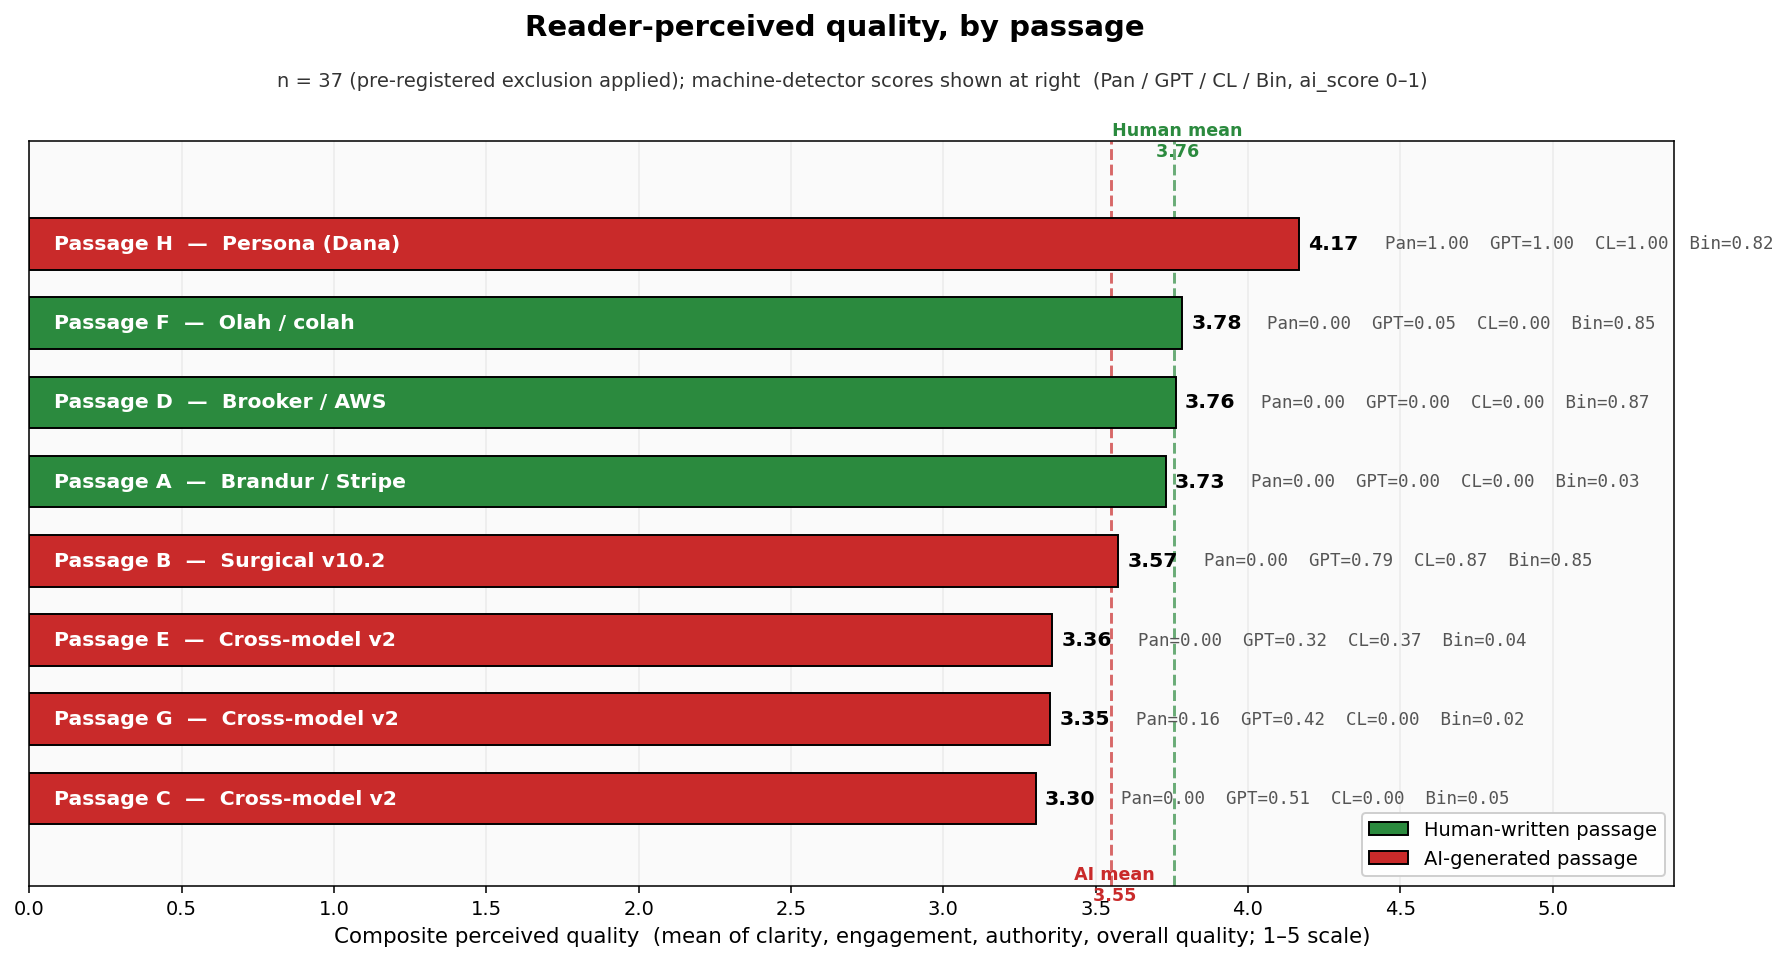

Reproduce this figure in Python.
#!/usr/bin/env python3
"""Figure 7 — Reader-perceived quality per passage (n = 37).

Horizontal bar chart of composite quality ratings across all 8 survey passages,
ordered by quality (highest → lowest), colored by ground truth (human vs AI),
with machine-detector scores annotated to the right of each bar.

Visualizes the survey's central finding: the persona-engineered AI baseline
(Passage H) rates highest quality in the study, while three of four
cross-model outputs rate lowest — with machine detector scores inverted
relative to that ordering.

Output: fig7_reader_quality_per_passage.png
"""
import json
from pathlib import Path

import matplotlib
matplotlib.use("Agg")
import matplotlib.pyplot as plt
import numpy as np

HERE = Path(__file__).resolve().parent
OUT = HERE / "fig7_reader_quality_per_passage.png"
# Release layout: paper/figures_v09/ → data/ is ../../data/
RESULTS = HERE.parent.parent / "data" / "survey_results_n33.json"

# Human-readable source labels
SOURCE_LABELS = {
    "A": "Brandur / Stripe",
    "B": "Surgical v10.2",
    "C": "Cross-model v2",
    "D": "Brooker / AWS",
    "E": "Cross-model v2",
    "F": "Olah / colah",
    "G": "Cross-model v2",
    "H": "Persona (Dana)",
}

C_HUMAN = "#2b8a3e"
C_AI    = "#c92a2a"


def main():
    data = json.loads(RESULTS.read_text())
    rows = data["sections"]["J_quality_correlations"]["per_passage_table"]
    n_filtered = data["meta"]["n_kept"]

    # Sort by composite quality descending
    rows = sorted(rows, key=lambda r: r["composite_quality_mean"] or 0, reverse=True)

    passages = [r["passage"] for r in rows]
    truths = [r["truth"] for r in rows]
    sources = [SOURCE_LABELS[r["passage"]] for r in rows]
    quality = [r["composite_quality_mean"] for r in rows]
    colors = [C_HUMAN if t == "human" else C_AI for t in truths]

    # Detector score summary per row (best and worst)
    detector_lines = []
    for r in rows:
        scores = {
            "Pan": r.get("pangram_api"),
            "GPT": r.get("gptzero_api"),
            "CL":  r.get("copyleaks_api"),
            "Bin": r.get("binoculars"),
        }
        # Compact string: mean score, or flag if all high
        parts = []
        for name, v in scores.items():
            if v is None:
                continue
            parts.append(f"{name}={v:.2f}")
        detector_lines.append("  ".join(parts))

    # ---- Figure ----
    fig, ax = plt.subplots(figsize=(12.5, 7), dpi=140)

    y_pos = np.arange(len(rows))[::-1]   # highest quality at top
    bars = ax.barh(y_pos, quality, color=colors, edgecolor="black",
                   linewidth=1.0, height=0.65, zorder=3)

    # Reference line: human baseline mean (across 3 human passages)
    human_mean = np.mean([q for q, t in zip(quality, truths) if t == "human"])
    ai_mean    = np.mean([q for q, t in zip(quality, truths) if t == "ai"])
    ax.axvline(human_mean, color=C_HUMAN, linestyle="--", linewidth=1.5, alpha=0.7, zorder=2)
    ax.axvline(ai_mean,    color=C_AI,    linestyle="--", linewidth=1.5, alpha=0.7, zorder=2)

    # Annotate reference lines
    ax.text(human_mean, len(rows) + 0.05, f" Human mean\n {human_mean:.2f}",
            ha="center", va="bottom", fontsize=9, color=C_HUMAN, fontweight="bold")
    ax.text(ai_mean, -0.85, f" AI mean\n {ai_mean:.2f}",
            ha="center", va="top", fontsize=9, color=C_AI, fontweight="bold")

    # Left-aligned passage label + source inside or beside bar
    for i, (yp, r) in enumerate(zip(y_pos, rows)):
        passage_label = f"Passage {r['passage']}"
        source_label = SOURCE_LABELS[r["passage"]]
        qv = r["composite_quality_mean"]
        # Main label inside the bar (white on colored bar)
        ax.text(0.08, yp, f"{passage_label}  —  {source_label}",
                va="center", ha="left", fontsize=10.5, color="white",
                fontweight="bold")
        # Quality value at end of bar
        ax.text(qv + 0.03, yp, f"{qv:.2f}", va="center", ha="left",
                fontsize=10.5, fontweight="bold", color="black")
        # Detector scores further right
        ax.text(qv + 0.28, yp, detector_lines[i],
                va="center", ha="left", fontsize=9.0,
                color="#555", family="monospace")

    # Axes
    ax.set_yticks([])
    ax.set_xlim(0, 5.4)
    ax.set_xticks(np.arange(0, 5.1, 0.5))
    ax.set_xlabel("Composite perceived quality  "
                  "(mean of clarity, engagement, authority, overall quality; 1–5 scale)",
                  fontsize=11)
    ax.set_ylim(-1.1, len(rows) + 0.3)
    ax.grid(True, axis="x", alpha=0.2)
    ax.set_axisbelow(True)
    ax.set_facecolor("#fafafa")

    # Title
    fig.suptitle("Reader-perceived quality, by passage",
                 fontsize=15, fontweight="bold", y=0.99)
    ax.set_title(
        f"n = {n_filtered} (pre-registered exclusion applied); "
        "machine-detector scores shown at right  (Pan / GPT / CL / Bin, ai_score 0–1)",
        fontsize=10, pad=28, color="#333",
    )

    # Legend
    from matplotlib.patches import Patch
    handles = [
        Patch(facecolor=C_HUMAN, edgecolor="black", label="Human-written passage"),
        Patch(facecolor=C_AI, edgecolor="black", label="AI-generated passage"),
    ]
    ax.legend(handles=handles, loc="lower right", fontsize=10,
              framealpha=0.95)

    plt.subplots_adjust(top=0.86, bottom=0.10, left=0.04, right=0.98)
    fig.savefig(OUT, bbox_inches="tight", facecolor="white")
    print(f"Written: {OUT}")


if __name__ == "__main__":
    main()
